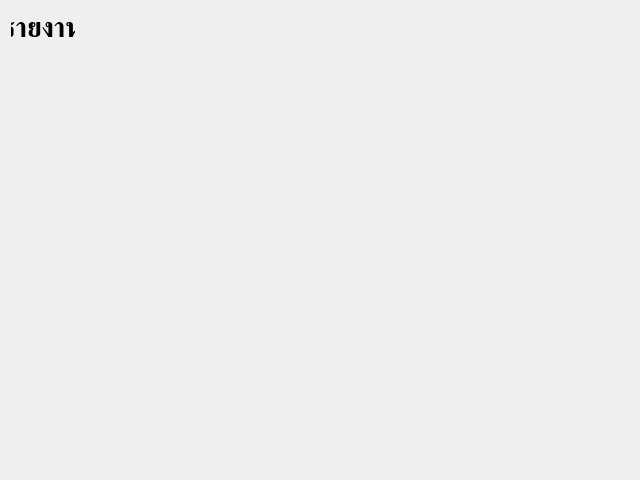
<?xml version="1.0" encoding="UTF-8"?>
<ui version="4.0">
 <class>Dialog</class>
 <widget class="QDialog" name="Dialog">
  <property name="geometry">
   <rect>
    <x>0</x>
    <y>0</y>
    <width>640</width>
    <height>480</height>
   </rect>
  </property>
  <property name="windowTitle">
   <string>Dialog</string>
  </property>
  <widget class="QLabel" name="label">
   <property name="geometry">
    <rect>
     <x>11</x>
     <y>11</y>
     <width>64</width>
     <height>36</height>
    </rect>
   </property>
   <property name="font">
    <font>
     <family>BrowalliaUPC</family>
     <pointsize>20</pointsize>
     <weight>75</weight>
     <bold>true</bold>
    </font>
   </property>
   <property name="text">
    <string>รายงาน</string>
   </property>
   <property name="alignment">
    <set>Qt::AlignCenter</set>
   </property>
  </widget>
 </widget>
 <resources/>
 <connections/>
</ui>
